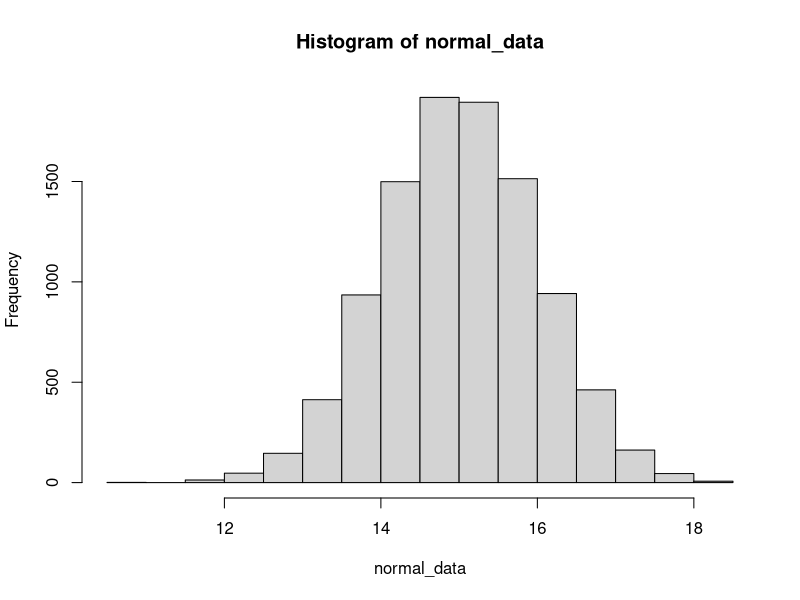

This figure's R source:
# -----------------------------------------------------------------------------
#   NORMAL DISTRIBUTION
# -----------------------------------------------------------------------------

# Pnorm finds out what percentage of the values in the normal distribution that
# are higher than the quantile value you have given it.

# Fx. What percent of users on chess.com has a rating higher than 1000? then
# 1000 would be the quantile value you give and it would return and say 43% are
# rated higher than 1000.

x <- 15       # Mean
s <- 1       # Standard Deviation
q <- 90       # Quantile to check for

# What percent of the population has a higher value? (q < population)
pnorm(q, x, s)

# What percent of the population has a lower value? (q > population)
1 - pnorm(q, x, s)


# ROBOT OVERLORD

# Generate normal random variables
normal_data <- rnorm(n = 10000, mean = x, sd = s)
quantile(normal_data, 0.91)
hist(normal_data)

# Summarize the normal data
summary(normal_data)
